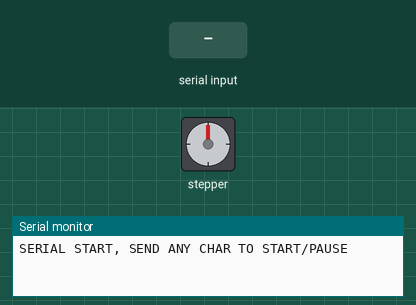
Recording of a sketch running on a simulated Arduino Mega 2560, built with avr-gcc and run on an emulated ATmega2560. Parts: stepper motor, the last lines printed to the serial monitor. Wiring (inferred from the names in the program): stepper motor (200 steps per turn assumed): coils pin 40, pin 41, pin 42, pin 43. The inputs (shaded band) are chosen by the test bench.

Above: at 1.2 s.
1.3 s: "W" received over Serial
At 2.46 s:
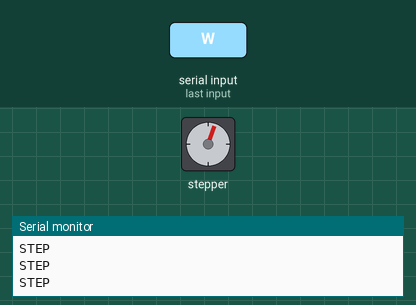
4.3 s: "X" received over Serial
At 4.3 s:
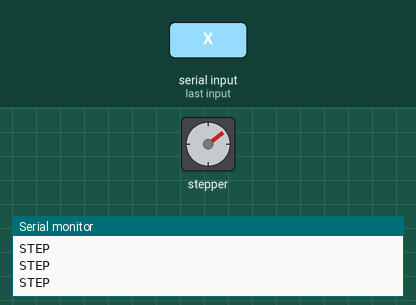
5.8 s: "Y" received over Serial
At 6.45 s:
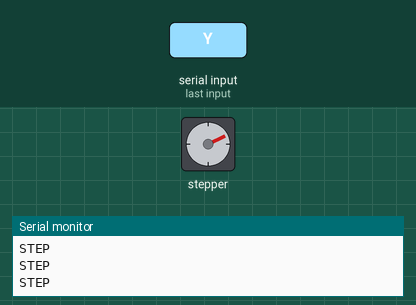
8.8 s: "Z" received over Serial
At 8.8 s:
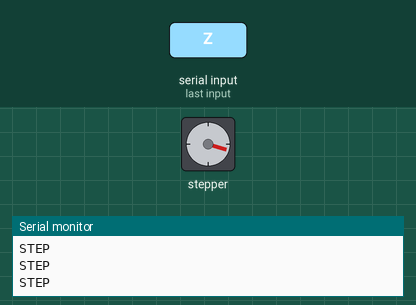
10.3 s: "1" received over Serial
At 11.05 s:
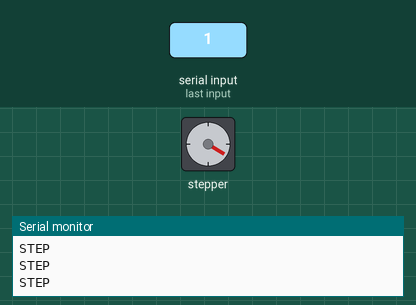
13.3 s: "0" received over Serial
At 13.3 s:
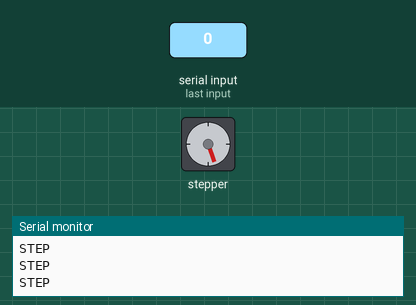
Timing chart, 0 to 15.8 s (numbered marks = the images above; inputs shaded):
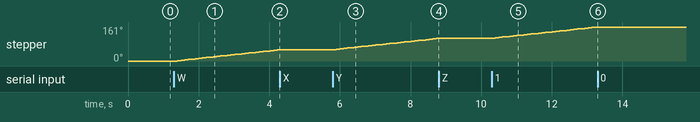

The sketch:

Servo_motor_test.ino
```cpp
#include <Wire.h>
#include <Stepper.h>

// STEPPER IS SM-42BYG011-25
#define STEPPER_A 40  // A+
#define STEPPER_B 41  // B+
#define STEPPER_C 42  // A-
#define STEPPER_D 43  // B-

static char stepState = 'W';
static uint8_t pause = 1;
unsigned long timeCount = 0;

//Stepper anson_Stepper(200, STEPPER_A, STEPPER_B, STEPPER_C, STEPPER_D);

void setup() {
  // put your setup code here, to run once:
  Serial.begin(115200);
  while (!Serial)
    ;
  Serial.print("SERIAL START, SEND ANY CHAR TO START/PAUSE\r\n");

  pinMode(STEPPER_A, OUTPUT);
  pinMode(STEPPER_B, OUTPUT);
  pinMode(STEPPER_C, OUTPUT);
  pinMode(STEPPER_D, OUTPUT);

  digitalWrite(STEPPER_A, 0);
  digitalWrite(STEPPER_B, 0);
  digitalWrite(STEPPER_C, 0);
  digitalWrite(STEPPER_D, 0);
  // anson_Stepper.setSpeed(60);
}


void loop() {
  if (Serial.available() > 0) {
    char inByte = Serial.read();
    char receiveCon[64];
    //sprintf(receiveCon, "R: %c, STATE: %c\r\n", inByte, stepState);
    if (pause) {
      Serial.print("STARTING\r\n");
      //anson_Stepper.setSpeed(60);
    } else {
      Serial.print("PAUSING\r\n");
      //anson_Stepper.setSpeed(0);
    }
    pause = 1 - pause;
  }

  if ((!pause) && (millis() - timeCount > 100)) {
    Serial.print("STEP\r\n");
    step();
    timeCount = millis();
  }


  // put your main code here, to run repeatedly:
}

// Stepper motor state machine loop.
// W = 45 degrees
// X = 135 degrees
// Y = 225 degrees
// Z = 315 degrees
void step(void) {

  switch (stepState) {
    case 'W':

      digitalWrite(STEPPER_A, 1);
      digitalWrite(STEPPER_B, 1);
      digitalWrite(STEPPER_C, 0);
      digitalWrite(STEPPER_D, 0);

      stepState = 'X';
      break;
    case 'X':

      digitalWrite(STEPPER_A, 0);
      digitalWrite(STEPPER_B, 1);
      digitalWrite(STEPPER_C, 1);
      digitalWrite(STEPPER_D, 0);

      stepState = 'Y';
      break;
    case 'Y':

      digitalWrite(STEPPER_A, 0);
      digitalWrite(STEPPER_B, 0);
      digitalWrite(STEPPER_C, 1);
      digitalWrite(STEPPER_D, 1);

      stepState = 'Z';
      break;
    case 'Z':

      digitalWrite(STEPPER_A, 1);
      digitalWrite(STEPPER_B, 0);
      digitalWrite(STEPPER_C, 0);
      digitalWrite(STEPPER_D, 1);

      stepState = 'W';
      break;
    default:
      stepState = 'W';
      break;
  }
}
```

Measured:
- after the input at 1.3 s, stepper: keeps turning clockwise at about 19°/s, starting after 0.10 s
- after the input at 4.3 s, stepper: stops changing and stays 53°
- after the input at 5.8 s, stepper: keeps turning clockwise at about 18°/s, starting at once
- after the input at 8.8 s, stepper: stops changing and stays 107°
- after the input at 10.3 s, stepper: keeps turning clockwise at about 18°/s, starting at once
- after the input at 13.3 s, stepper: stops changing and stays 161°
